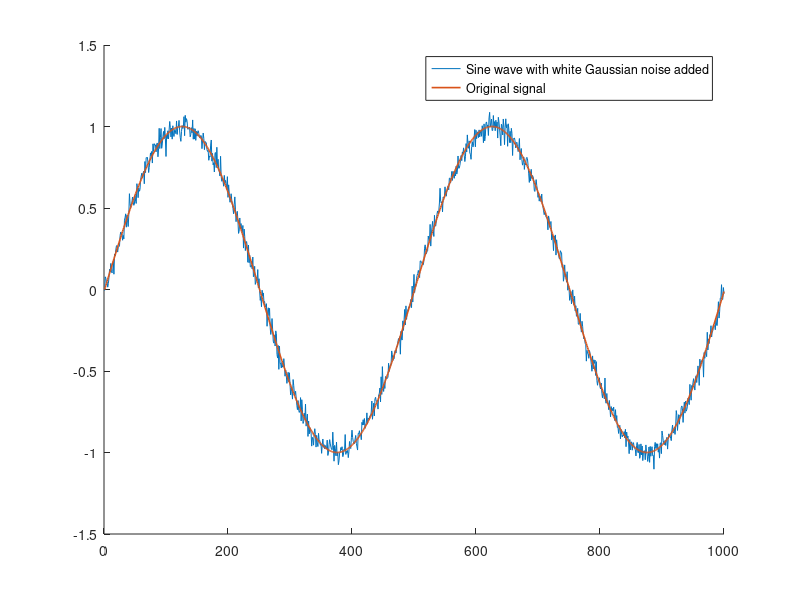

Reproduce this figure in MATLAB. (Note: this script raises an error after producing the figure.)
%Pre cleaning
close all;
clear;
clc;

%Sine signal replica
t = 0:1:999;
original = sin(2*pi*0.002*t);

%Noisy replica
noise = wgn(1, 1000, -28); %-28 dBW was chosen to replicate the noise in the original paper.
noisy_signal = original + noise;
figure(1)
hold on;
plot(noisy_signal);
plot(original, 'LineWidth', 1.2);
legend("Sine wave with white Gaussian noise added", "Original signal");
hold off;

%Implementation of the Kalman filters, E_mea = 0.01
E_est = 0.01;
E_mea = 0.02;
EST = zeros(1, 1000);
EST(1) = noisy_signal(1);
KG = 0.0001;

for n = 1:size(noisy_signal, 2)-1
    EST(n+1) = EST(n);
    E_est = E_est + 0.01;
    EST(n+1) = EST(n+1) + KG*(noisy_signal(n+1) - EST(n+1));
    E_est = (1 - KG)*E_est;
    KG = (E_est)/(E_est + E_mea);
    disp("E_est: "+ num2str(E_est));
    disp("KG:    "+ num2str(KG));
end

figure(2)
hold on;
plot(EST);
plot(original, 'LineWidth', 1.2);
legend("Sine wave with white Gaussian noise added", "Original signal");
hold off;
